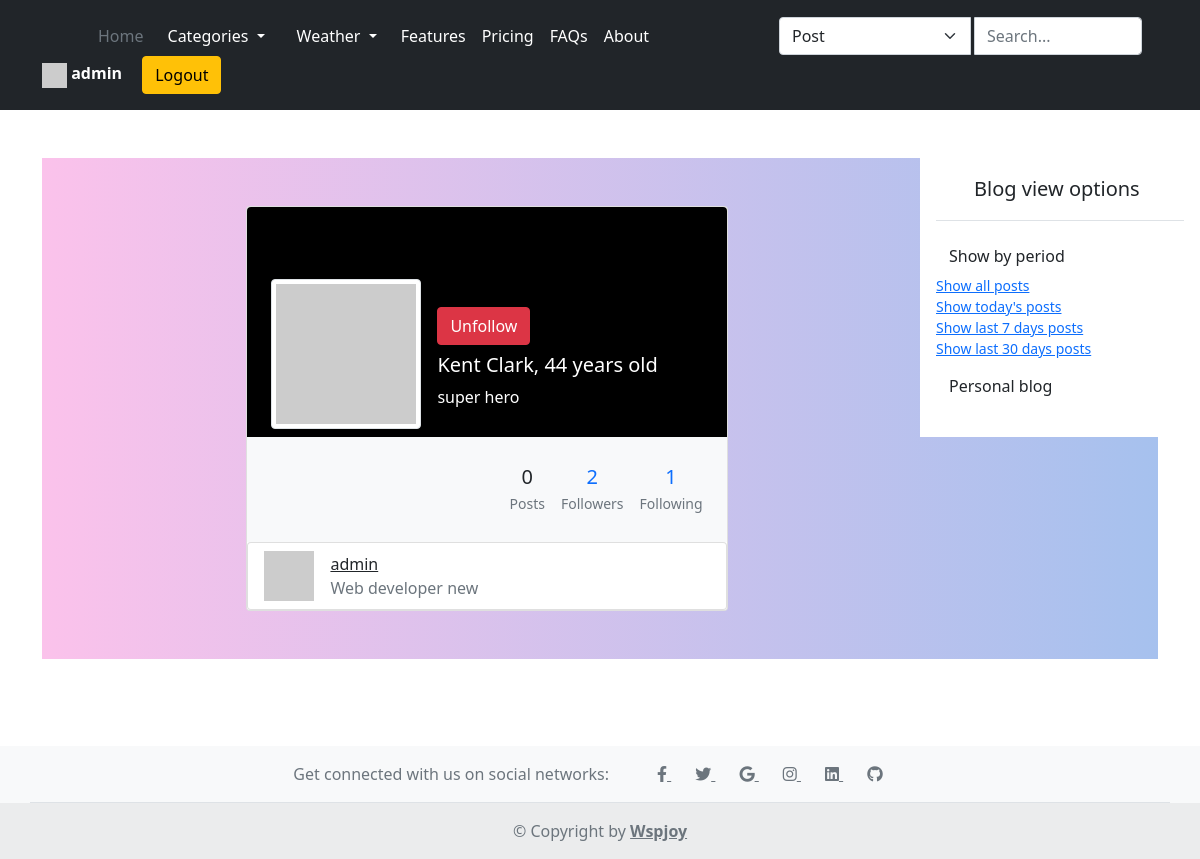
/accounts/profile/superman/following/ (signed in), run on the app's committed database.
### accounts/models.py (models this page shows, shortened)
class CustomUser(AbstractUser):
    username = models.CharField(max_length=30, unique=True)
    email = models.EmailField(unique=True, max_length=255)
    USERNAME_FIELD = 'email'
    REQUIRED_FIELDS = ['username', 'first_name', 'last_name']
    objects = CustomUserManager()

class Profile(models.Model):
    GENDER_CHOICES = (
        ('male', 'Male'),
        ('female', 'Female')
    )
    user = models.OneToOneField(CustomUser,
                                on_delete=models.CASCADE,
                                related_name='profile')
    avatar = models.URLField(max_length=255, blank=True)
    gender = models.CharField(max_length=6, choices=GENDER_CHOICES)
    date_of_birth = models.DateField(validators=[validate_birth_date])
    bio = models.TextField()
    info = models.CharField(max_length=250)
    def get_absolute_url(self):
        return reverse('accounts:profile_detail',
                       args=[self.user.username])

### blog/models.py (models this page shows, shortened)
class Follow(models.Model):
    follower = models.ForeignKey(User,
                                 on_delete=models.CASCADE,
                                 related_name='following')
    followed = models.ForeignKey(User,
                                 on_delete=models.CASCADE,
                                 related_name='followers')
    created = models.DateTimeField(auto_now_add=True)

### accounts/views.py (the view)
# urls.py: path('profile/<str:username>/following/', views.following_list_view, name='following'),
def following_list_view(request, username):
    user = get_object_or_404(User, username=username)
    following = user.following.all()
    profile = user.profile
    context = {
        'followings': following,
        'profile': profile
    }
    return render(request, 'accounts/profile/following.html', context)

### accounts/templatetags/profile_filters.py (called while the page is built)
@register.filter
def calculate_age(born):
    today = date.today()
    birth_date = datetime.strptime(str(born), "%Y-%m-%d").date()
    age = today.year - birth_date.year
    return age

@register.filter
def is_following(follower, followed):
    follow = Follow.objects.filter(follower=follower, followed=followed)
    return follow.exists()

### blog/context_processors.py (called while the page is built)
def get_categories(request):
    categories = Category.objects.all()
    return {'categories': categories}

### templates/accounts/profile/following.html (shortened to what this page needs)
{% extends 'accounts/profile/_base.html' %}
{% load profile_filters %}
{% block profile_content %}
<div class="profile-content">
  <div class="row"><div class="col-xl-12">
    <div class="tab-content p-0">
      <div class="tab-pane fade active show" id="profile-followers">
        <div class="list-group">
          {% for following in followings %}
          <div class="list-group-item d-flex align-items-center">
            <img src="{{ following.followed.profile.avatar }}" alt="" width="50px" class="rounded-sm ml-n2 me-3">
            <div class="flex-fill pl-3 pr-3">
              <div>
                <a href="{{ following.followed.profile.get_absolute_url }}" class="text-dark font-weight-600">
                  {{ following.followed.username }}
                </a>
              </div>
              <div class="text-muted fs-13px">{{ following.followed.profile.info }}</div>
            </div>
          </div>
        </div>
        {% endfor %}
        </div>
      </div>
    </div>
  </div>
</div>
{% endblock profile_content %}

### templates/accounts/profile/_base.html (shortened to what this page needs)
{% extends 'base/_base.html' %}
{% load profile_filters %}
{% block content %}
<section class="h-100 gradient-custom-2">
  <div class="container py-5 h-100">
    <div class="row d-flex justify-content-center align-items-center h-100">
      <div class="col col-lg-9 col-xl-7">
        <div class="card">
          <div class="rounded-top text-white d-flex flex-row" style="background-color: #000; height:230px;">
            <div class="ms-4 mt-5 d-flex flex-column" style="width: 150px;">
              <a href="{{ profile.get_absolute_url }}">
                <img src="{{ profile.avatar }}"
                alt="Generic placeholder image" class="img-fluid img-thumbnail mt-4 mb-2"
                style="width: 150px; z-index: 1">
              </a>
            </div>
            <div class="ms-3" style="margin-top: 100px;">
              <div class="mb-2">
                {% if request.user != profile.user %}
                  {% if request.user|is_following:profile.user %}
                  <a href="{% url 'accounts:unfollow_user' username=profile.user.username %}">
                    <button class="btn btn-danger">Unfollow</button>
                  </a>
                  {% else %}
                  <a href="{% url 'accounts:follow_user' username=profile.user.username %}">
                    <button class="btn btn-info">Follow</button>
                  </a>
                  {% endif %}
                {% endif %}
              </div>
              <h5>{{ profile.user.first_name }} {{ profile.user.last_name }},
                  {{ profile.date_of_birth|calculate_age }} years old
              </h5>
              <p>{{ profile.info }}</p>
            </div>
          </div>
          <div class="p-4 text-black" style="background-color: #f8f9fa;">
            <div class="d-flex justify-content-end text-center py-1">
              <div>
                <p class="mb-1 h5">{{ profile.user.posts.count }}</p>
                <p class="small text-muted mb-0">Posts</p>
              </div>
              <div class="px-3">
                <a href="{% url 'accounts:followers' username=profile.user.username %}" class="text-decoration-none">
                  <p class="mb-1 h5">{{ profile.user.followers.count }}</p>
                  <p class="small text-muted mb-0">Followers</p>
                </a>
              </div>
              <div>
                <a href="{% url 'accounts:following' username=profile.user.username %}" class="text-decoration-none">
                  <p class="mb-1 h5">{{ profile.user.following.count }}</p>
                  <p class="small text-muted mb-0">Following</p>
                </a>
              </div>
            </div>
          </div>
          {% block profile_content %}
          {% endblock profile_content %}
        </div>
      </div>
    </div>
  </div>
</section>
{% endblock content %}

### templates/base/nav/_header.html (shortened to what this page needs)
<header class="p-3 bg-dark text-white">
  <div class="container">
    <div class="d-flex flex-wrap align-items-center justify-content-center justify-content-lg-start">
      <a href="/" class="d-flex align-items-center mb-2 mb-lg-0 text-white text-decoration-none">
        <svg class="bi me-2" width="40" height="32" role="img" aria-label="Bootstrap"><use xlink:href="#bootstrap"></use></svg>
      </a>
      <ul class="nav col-12 col-lg-auto me-lg-auto mb-2 justify-content-center mb-md-0">
        <li><a href="{% url 'blog:post_list' %}" class="nav-link px-2 text-secondary">Home</a></li>
        <li class="nav-item dropdown">
            <a class="nav-link dropdown-toggle text-white" href="#" id="categoriesDropdown" role="button" data-bs-toggle="dropdown" aria-expanded="false">
              Categories
            </a>
          </li>
          <li class="nav-item dropdown">
            <a class="nav-link dropdown-toggle text-white" href="#" id="categoriesDropdown" role="button" data-bs-toggle="dropdown" aria-expanded="false">
              Weather
            </a>
          </li>
        <li><a href="#" class="nav-link px-2 text-white">Features</a></li>
        <li><a href="#" class="nav-link px-2 text-white">Pricing</a></li>
        <li><a href="#" class="nav-link px-2 text-white">FAQs</a></li>
        <li><a href="#" class="nav-link px-2 text-white">About</a></li>
      </ul>
      <form class="col-12 col-lg-auto mb-3 mb-lg-0 me-lg-3" method="get" action="{% url 'blog:search_posts' %}">
        <div class="input-group">
          <select class="form-select me-1" name="search_param">
            <option value="post">Post</option>
          </select>
          <input type="search" class="form-control form-control-dark" placeholder="Search..." aria-label="Search"
                  name="search_query">
        </div>
      </form>
      <div class="text-end">
        {% if request.user.is_authenticated %}
        <a href="{% url 'accounts:profile_detail' username=request.user.username %}"
                  class="text-decoration-none text-white me-3">
          {% if request.user.profile %}
          <img src="{{ request.user.profile.avatar }}" width="25" height="25">
          {% else %}
          <i class="fa fa-user mx-1"></i>
          {% endif %}
          <strong>
            {{ request.user.username }}
          </strong>
        </a>
         <a href="{% url 'accounts:logout' %}">
          <button type="button" class="btn btn-warning">Logout</button>
        </a>
        {% endif %}
      </div>
    </div>
  </div>
</header>

### static/css/styles.css (style rules this page uses)
.gradient-custom-2 { background: #fbc2eb; background: -webkit-linear-gradient(to right, rgba(251, 194, 235, 1), rgba(166, 193, 238, 1)); background: linear-gradient(to right, rgba(251, 194, 235, 1), rgba(166, 193, 238, 1)) }

### data on the page
CustomUser: user.username "admin"
Profile: user.first_name "Kent", user.last_name "Clark", date_of_birth|calculate_age "44", info "super hero", user.posts.count "0", user.followers.count "2", user.following.count "1"
Follow: followed.username "admin", followed.profile.info "Web developer new"
